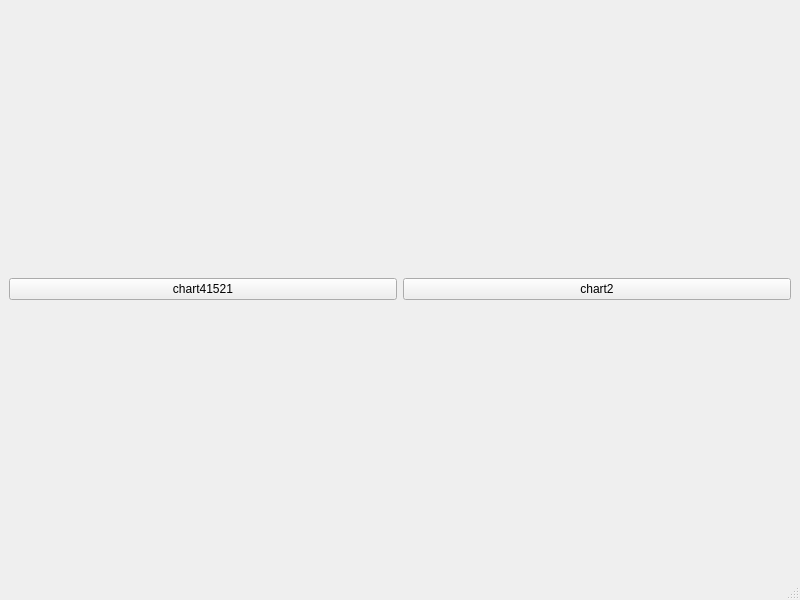
<?xml version="1.0" encoding="UTF-8"?>
<ui version="4.0">
 <class>MainWindow</class>
 <widget class="QMainWindow" name="MainWindow">
  <property name="geometry">
   <rect>
    <x>0</x>
    <y>0</y>
    <width>800</width>
    <height>600</height>
   </rect>
  </property>
  <property name="windowTitle">
   <string>MainWindow</string>
  </property>
  <widget class="QWidget" name="centralwidget">
   <layout class="QHBoxLayout" name="horizontalLayout">
    <item>
     <layout class="QGridLayout" name="gridLayout">
      <item row="1" column="0">
       <widget class="QPushButton" name="chart1">
        <property name="text">
         <string>chart41521</string>
        </property>
       </widget>
      </item>
      <item row="1" column="1">
       <widget class="QPushButton" name="chart2">
        <property name="text">
         <string>chart2</string>
        </property>
       </widget>
      </item>
      <item row="0" column="0" colspan="2">
       <layout class="QVBoxLayout" name="verticalLayout"/>
      </item>
     </layout>
    </item>
   </layout>
  </widget>
  <widget class="QMenuBar" name="menubar">
   <property name="geometry">
    <rect>
     <x>0</x>
     <y>0</y>
     <width>800</width>
     <height>28</height>
    </rect>
   </property>
  </widget>
  <widget class="QStatusBar" name="statusbar"/>
 </widget>
 <resources/>
 <connections>
  <connection>
   <sender>chart1</sender>
   <signal>clicked()</signal>
   <receiver>MainWindow</receiver>
   <slot>slot1()</slot>
   <hints>
    <hint type="sourcelabel">
     <x>297</x>
     <y>539</y>
    </hint>
    <hint type="destinationlabel">
     <x>319</x>
     <y>554</y>
    </hint>
   </hints>
  </connection>
  <connection>
   <sender>chart2</sender>
   <signal>clicked()</signal>
   <receiver>MainWindow</receiver>
   <slot>slot2()</slot>
   <hints>
    <hint type="sourcelabel">
     <x>619</x>
     <y>537</y>
    </hint>
    <hint type="destinationlabel">
     <x>650</x>
     <y>565</y>
    </hint>
   </hints>
  </connection>
 </connections>
 <slots>
  <slot>slot1()</slot>
  <slot>slot2()</slot>
 </slots>
</ui>
